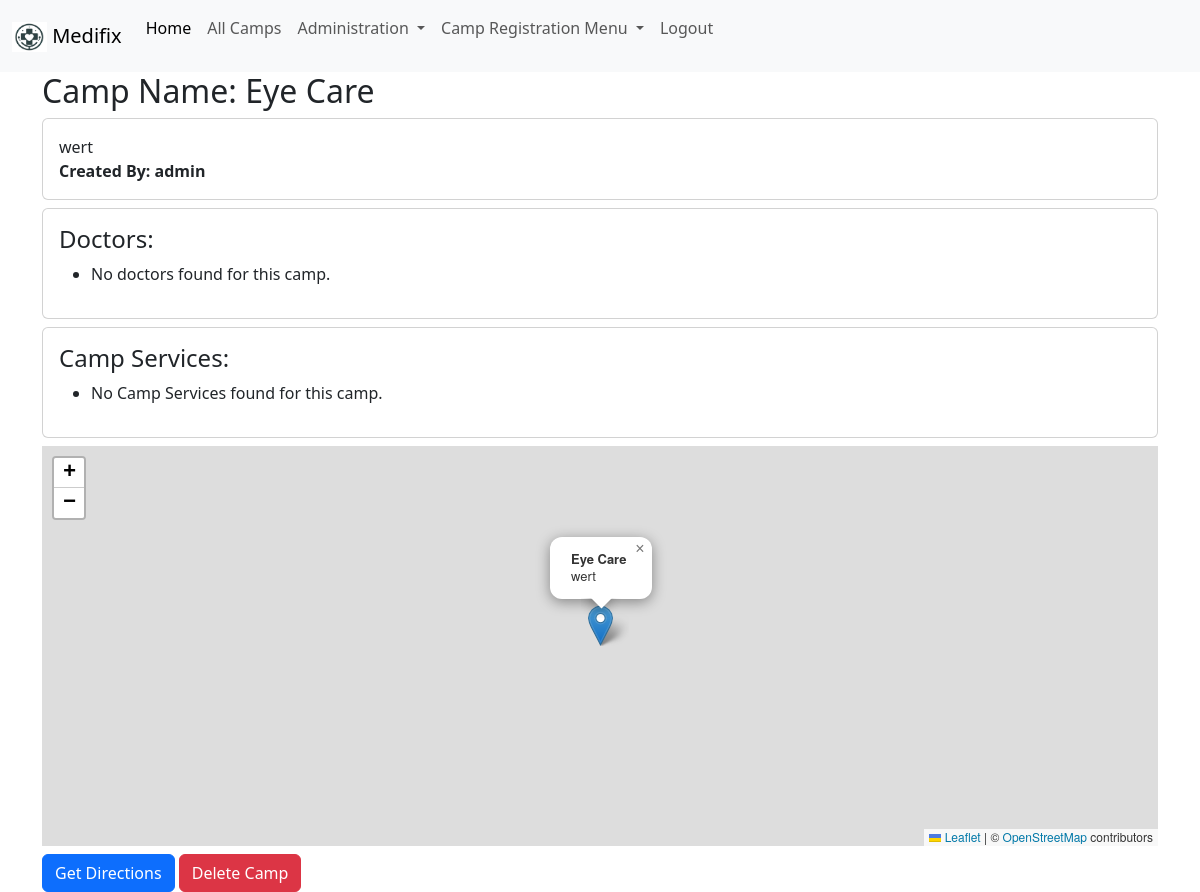
The page /camp/1/ (signed in) on the database its author committed.
### administration/models.py (models this page shows, shortened)
class camp_details(models.Model):
    camp_name = models.CharField(max_length=200,null=True)
    location = models.CharField(max_length=200, null=True)
    latitude = models.FloatField()
    longitude = models.FloatField()
    start_date_time = models.DateTimeField(blank=True, null=True)
    end_date_time = models.DateTimeField(blank=True, null=True)
    contact_website = models.URLField(max_length=200, null=True, blank=True)
    hospital_name = models.CharField(max_length=150,null=True, blank=True)
    club_name = models.CharField(max_length=150,null=True, blank=True)
    other = models.CharField(max_length = 150, null=True, blank=True)
    description = models.TextField(max_length = 3000, null=True)
    type_of_camp = models.CharField(max_length=30, null=True, choices=type_of_camp)
    cost = models.IntegerField(null=True, blank=True, default='0')
    total_camp_registrations = models.IntegerField()
    camp_register_active = models.BooleanField(default=False)
    registration = models.BooleanField(default=False)
    createdby = models.ForeignKey(User, on_delete=models.DO_NOTHING, null=True, blank=True)

### administration/views.py (the view)
# urls.py: path('camp/<int:camp_id>/', views.camp_details_view, name='camp_details'),
@login_required
def camp_details_view(request, camp_id):
    camp = get_object_or_404(camp_details, pk=camp_id)
    doctors = doctor.objects.filter(camp_name=camp)
    camp_service = camp_services.objects.filter(camp_name = camp)
    context = {
        'camp': camp,
        'doctors': doctors,
        'camp_ser': camp_service,
    }
    return render(request, 'camp/camp_detail.html', context)

### templates/camp/camp_detail.html (shortened to what this page needs)
{% extends 'base.html' %}
{% load static %}
{% block content %}
<h2>Camp Name: {{ camp.camp_name }}</h2>
<div class="card">
    <div class="card-body">
      {{ camp.description }} <br>
      {% if user.is_superuser %}
      <b>Created By: {{ camp.createdby }}</b>
      {% endif %}
    </div>
  </div>
  <div class="pb-2"></div>
  <div class="card">
    <div class="card-body">
        <h4>Doctors:</h4>
      <ul>
          {% for doctor in doctors %}
          <li>{{ doctor.doctor_name }} - {{ doctor.doctor_title }}</li>
          {% empty %}
          <li>No doctors found for this camp.</li>
          {% endfor %}
      </ul>
    </div>
  </div>
  <div class="pb-2"></div>
  <div class="card">
    <div class="card-body">
        <h4>Camp Services:</h4>
      <ul>
        {% for camp_ser in camp_ser %}
        <li>{{ camp_ser.service_name }}</li>
        {% empty %}
        <li>No Camp Services found for this camp.</li>
        {% endfor %}
      </ul>
    </div>
  </div>
  <div class="pb-2"></div>
    <div id="map"></div>
    <div class="pb-2"></div>
    <a href="https://www.google.com/maps/dir/?api=1&destination={{ camp.latitude }},{{ camp.longitude }}" target="_blank" class="btn btn-primary">Get Directions</a>
    {% if request.user.is_superuser or camp.created_by == request.user %}
    <a href="{% url 'camp_delete' camp.id %}" onclick="return confirm('Are you sure you want to delete this camp?')" class="btn btn-danger">Delete Camp</a>
    {% endif %}
{% endblock %}

### templates/base.html (style rules this page uses)
#map { height: 400px; }

### rows shown on the page
camp_details: camp_name "Eye Care", description "wert", createdby "admin"
